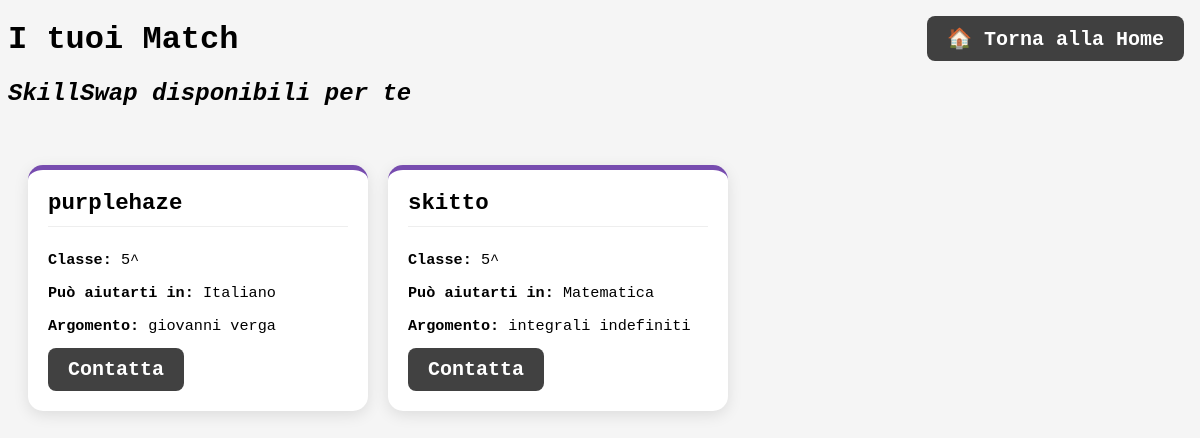
Page /include/match.php (signed in) on the committed database.
### tables this page shows
CREATE TABLE `voti` (
  `idVoto` int NOT NULL,
  `idUtente` int NOT NULL,
  `materia` varchar(100) NOT NULL,
  `argomento` varchar(255) NOT NULL,
  `voto` decimal(4,2) NOT NULL,
  `tipo` enum('OFFRO','CERCO','NEUTRO') NOT NULL,
  `data_inserimento` timestamp NOT NULL
);

CREATE TABLE `utenti` (
  `idUtente` int NOT NULL,
  `nome` varchar(50) NOT NULL,
  `cognome` varchar(50) NOT NULL,
  `username` varchar(50) NOT NULL,
  `indirizzo` varchar(255) NOT NULL,
  `dataNascita` date NOT NULL,
  `provinciaIstituto` varchar(100) NOT NULL,
  `comuneIstituto` varchar(100) NOT NULL,
  `nomeIstituto` varchar(100) NOT NULL,
  `classe` varchar(20) NOT NULL,
  `telefono` varchar(20) NOT NULL,
  `email` varchar(100) NOT NULL,
  `password` varchar(255) NOT NULL
);

### include/match.php (the view, shortened to what this page needs)
<?php
$conn = DBHandler::getPDO();
$myId = $_SESSION['idUtente'];
$sql = "CALL get_matches(:myId)";
$stmt = $conn->prepare($sql);
$stmt->execute(['myId' => $myId]);
$matches = $stmt->fetchAll();
?>
<!DOCTYPE html>
<html lang="it">
<head>
    <link rel="stylesheet" href="../style.css"> </head>
<body>
    <?php require_once 'header_home.php'; ?>
    <h1>I tuoi Match</h1>
    <h2><i> SkillSwap disponibili per te</i></h2>
<br>
    <div class="match-container">
        <?php if (count($matches) > 0): ?>
            <?php foreach ($matches as $match): ?>
                <div class="match-card">
                    <h3><?php echo htmlspecialchars($match['username']); ?></h3>
                    <p><strong>Classe:</strong> <?php echo htmlspecialchars($match['classe']); ?>^</p>
                    <p><strong>Può aiutarti in:</strong> <?php echo htmlspecialchars($match['materia']); ?></p>
                    <p><strong>Argomento:</strong> <?php echo htmlspecialchars($match['argomento']); ?></p>
                    <a href="../userpages/chat.php?con=<?php echo $match['idUtente']; ?>" class="btn">Contatta</a>
                </div>
            <?php endforeach; ?>
        <?php else: ?>
            <p>Al momento non ci sono match disponibili. Prova ad aggiungere altre materie in cui hai bisogno di aiuto!</p>
        <?php endif; ?>
    </div>
</body>
</html>

### style.css (style rules this page uses)
body { background-color: whitesmoke; font-family: 'Courier New', Courier, monospace; }
a { text-decoration: none; color: inherit; }
.btn { font-size: 20px; display: inline-block; padding: 10px 20px; background-color: #2e2e2ee7; color: white; text-decoration: none; border-radius: 8px; font-weight: bold; text-align: center; font-family: inherit; transition: background 0.3s; }
.match-container { display: flex; flex-wrap: wrap; gap: 20px; padding: 20px; }
.match-card { background: #ffffff; border-radius: 15px; box-shadow: 0 4px 15px rgba(0, 0, 0, 0.1); padding: 20px; width: 300px; border-top: 5px solid #774caf; transition: transform 0.3s ease; }
.match-card h3 { margin-top: 0; color: #000000; font-size: 1.4rem; border-bottom: 1px solid #eee; padding-bottom: 10px; }
.match-card p { color: #000000; font-size: 0.95rem; line-height: 1.5; margin: 10px 0; }

### rows in the picture
voti: idUtente.username "purplehaze", idUtente.classe "5", materia "Italiano", argomento "giovanni verga"
voti: idUtente.username "skitto", idUtente.classe "5", materia "Matematica", argomento "integrali indefiniti"
